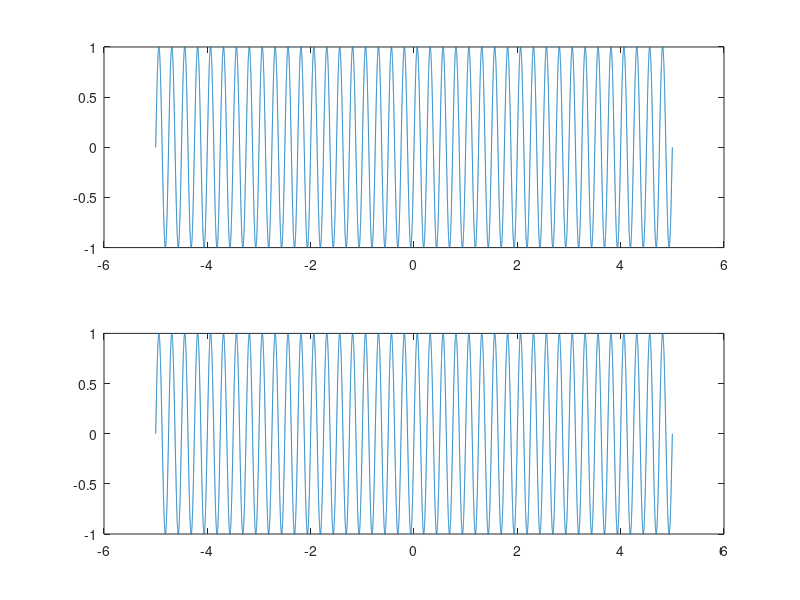

This figure's MATLAB source:
clc ;
clear all;
close all;
n=input('enter the n value');
fs=4000;
ts=1/fs ;
t=-n:ts:n;
f=4;
x=sin(2*pi*f*t);
subplot(2,1,1);
plot(t,x);
y=sin(2*pi*f*t);
subplot(2,1,2);
plot(t,y);